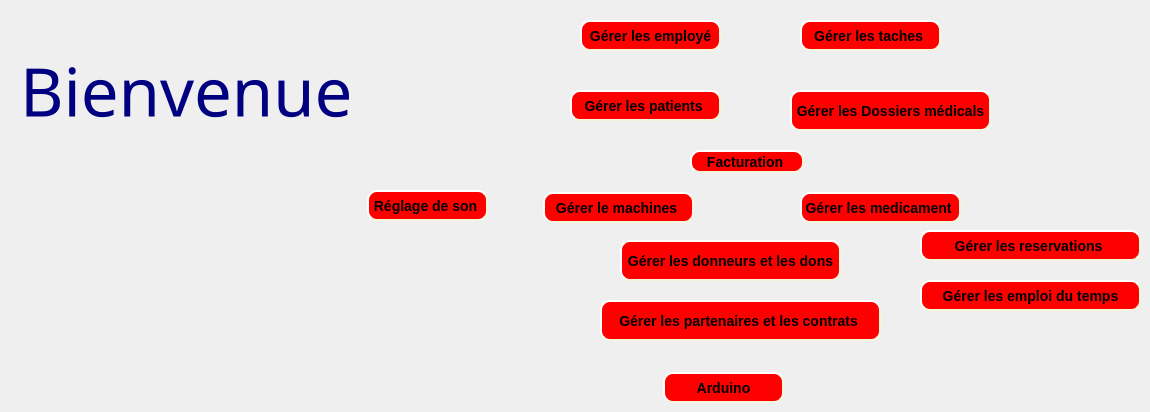
   <widget class="QWidget" name="page">
    <widget class="QPushButton" name="pushButton_em">
     <property name="geometry">
      <rect>
       <x>580</x>
       <y>20</y>
       <width>141</width>
       <height>31</height>
      </rect>
     </property>
     <property name="styleSheet">
      <string notr="true">background-color: red;
    border-style: outset;
    border-width: 2px;
    border-radius: 10px;
    border-color: beige;
    font: bold 14px;
    min-width: 6em;
    padding: 4;</string>
     </property>
     <property name="text">
      <string>Gérer les employé</string>
     </property>
    </widget>
    <widget class="QPushButton" name="pushButton_ta">
     <property name="geometry">
      <rect>
       <x>800</x>
       <y>20</y>
       <width>141</width>
       <height>31</height>
      </rect>
     </property>
     <property name="styleSheet">
      <string notr="true">background-color: red;
    border-style: outset;
    border-width: 2px;
    border-radius: 10px;
    border-color: beige;
    font: bold 14px;
    min-width: 6em;
    padding: 4;</string>
     </property>
     <property name="text">
      <string>Gérer les taches </string>
     </property>
    </widget>
    <widget class="QPushButton" name="pushButton_don">
     <property name="geometry">
      <rect>
       <x>620</x>
       <y>240</y>
       <width>221</width>
       <height>41</height>
      </rect>
     </property>
     <property name="styleSheet">
      <string notr="true">background-color: red;
    border-style: outset;
    border-width: 2px;
    border-radius: 10px;
    border-color: beige;
    font: bold 14px;
    min-width: 6em;
    padding: 4;</string>
     </property>
     <property name="text">
      <string>Gérer les donneurs et les dons</string>
     </property>
    </widget>
    <widget class="QPushButton" name="pushButton_pa">
     <property name="geometry">
      <rect>
       <x>570</x>
       <y>90</y>
       <width>151</width>
       <height>31</height>
      </rect>
     </property>
     <property name="styleSheet">
      <string notr="true">background-color: red;
    border-style: outset;
    border-width: 2px;
    border-radius: 10px;
    border-color: beige;
    font: bold 14px;
    min-width: 6em;
    padding: 4;</string>
     </property>
     <property name="text">
      <string>Gérer les patients </string>
     </property>
    </widget>
    <widget class="QPushButton" name="pushButton_dm">
     <property name="geometry">
      <rect>
       <x>790</x>
       <y>90</y>
       <width>201</width>
       <height>41</height>
      </rect>
     </property>
     <property name="styleSheet">
      <string notr="true">background-color: red;
    border-style: outset;
    border-width: 2px;
    border-radius: 10px;
    border-color: beige;
    font: bold 14px;
    min-width: 6em;
    padding: 4;</string>
     </property>
     <property name="text">
      <string>Gérer les Dossiers médicals</string>
     </property>
    </widget>
    <widget class="QPushButton" name="pushButton_fa">
     <property name="geometry">
      <rect>
       <x>690</x>
       <y>150</y>
       <width>114</width>
       <height>23</height>
      </rect>
     </property>
     <property name="styleSheet">
      <string notr="true">background-color: red;
    border-style: outset;
    border-width: 2px;
    border-radius: 10px;
    border-color: beige;
    font: bold 14px;
    min-width: 6em;
    padding: 4;</string>
     </property>
     <property name="text">
      <string>Facturation </string>
     </property>
    </widget>
    <widget class="QPushButton" name="pushButton_md">
     <property name="geometry">
      <rect>
       <x>800</x>
       <y>192</y>
       <width>161</width>
       <height>31</height>
      </rect>
     </property>
     <property name="styleSheet">
      <string notr="true">background-color: red;
    border-style: outset;
    border-width: 2px;
    border-radius: 10px;
    border-color: beige;
    font: bold 14px;
    min-width: 6em;
    padding: 4;</string>
     </property>
     <property name="text">
      <string>Gérer les medicament </string>
     </property>
    </widget>
    <widget class="QPushButton" name="pushButton_ma">
     <property name="geometry">
      <rect>
       <x>543</x>
       <y>192</y>
       <width>151</width>
       <height>31</height>
      </rect>
     </property>
     <property name="styleSheet">
      <string notr="true">background-color: red;
    border-style: outset;
    border-width: 2px;
    border-radius: 10px;
    border-color: beige;
    font: bold 14px;
    min-width: 6em;
    padding: 4;</string>
     </property>
     <property name="text">
      <string>Gérer le machines </string>
     </property>
    </widget>
    <widget class="QPushButton" name="pushButton_pc">
     <property name="geometry">
      <rect>
       <x>600</x>
       <y>300</y>
       <width>281</width>
       <height>41</height>
      </rect>
     </property>
     <property name="styleSheet">
      <string notr="true">background-color: red;
    border-style: outset;
    border-width: 2px;
    border-radius: 10px;
    border-color: beige;
    font: bold 14px;
    min-width: 6em;
    padding: 4;</string>
     </property>
     <property name="text">
      <string>Gérer les partenaires et les contrats </string>
     </property>
    </widget>
    <widget class="QPushButton" name="pushButton_arduino">
     <property name="geometry">
      <rect>
       <x>663</x>
       <y>372</y>
       <width>121</width>
       <height>31</height>
      </rect>
     </property>
     <property name="styleSheet">
      <string notr="true">background-color: red;
    border-style: outset;
    border-width: 2px;
    border-radius: 10px;
    border-color: beige;
    font: bold 14px;
    min-width: 6em;
    padding: 4;</string>
     </property>
     <property name="text">
      <string>Arduino</string>
     </property>
    </widget>
    <widget class="QLabel" name="label_7">
     <property name="geometry">
      <rect>
       <x>20</x>
       <y>40</y>
       <width>421</width>
       <height>101</height>
      </rect>
     </property>
     <property name="font">
      <font>
       <family>Edwardian Script ITC</family>
       <pointsize>50</pointsize>
       <weight>50</weight>
       <italic>false</italic>
       <bold>false</bold>
      </font>
     </property>
     <property name="styleSheet">
      <string notr="true">font: 50pt &quot;Edwardian Script ITC&quot;;
color: rgb(85, 255, 127);
color: rgb(85, 170, 255);
color: rgb(0, 77, 64);
color: rgb(0, 0, 128);

</string>
     </property>
     <property name="text">
      <string>Bienvenue</string>
     </property>
    </widget>
    <widget class="QPushButton" name="pushButton_reservation">
     <property name="geometry">
      <rect>
       <x>920</x>
       <y>230</y>
       <width>221</width>
       <height>31</height>
      </rect>
     </property>
     <property name="styleSheet">
      <string notr="true">background-color: red;
    border-style: outset;
    border-width: 2px;
    border-radius: 10px;
    border-color: beige;
    font: bold 14px;
    min-width: 6em;
    padding: 4;</string>
     </property>
     <property name="text">
      <string>Gérer les reservations </string>
     </property>
    </widget>
    <widget class="QPushButton" name="pushButton_emploi">
     <property name="geometry">
      <rect>
       <x>920</x>
       <y>280</y>
       <width>221</width>
       <height>31</height>
      </rect>
     </property>
     <property name="styleSheet">
      <string notr="true">background-color: red;
    border-style: outset;
    border-width: 2px;
    border-radius: 10px;
    border-color: beige;
    font: bold 14px;
    min-width: 6em;
    padding: 4;</string>
     </property>
     <property name="text">
      <string>Gérer les emploi du temps</string>
     </property>
    </widget>
    <widget class="QPushButton" name="pushButton_son">
     <property name="geometry">
      <rect>
       <x>367</x>
       <y>190</y>
       <width>121</width>
       <height>31</height>
      </rect>
     </property>
     <property name="styleSheet">
      <string notr="true">background-color: red;
    border-style: outset;
    border-width: 2px;
    border-radius: 10px;
    border-color: beige;
    font: bold 14px;
    min-width: 6em;
    padding: 4;</string>
     </property>
     <property name="text">
      <string>Réglage de son </string>
     </property>
    </widget>
   </widget>
